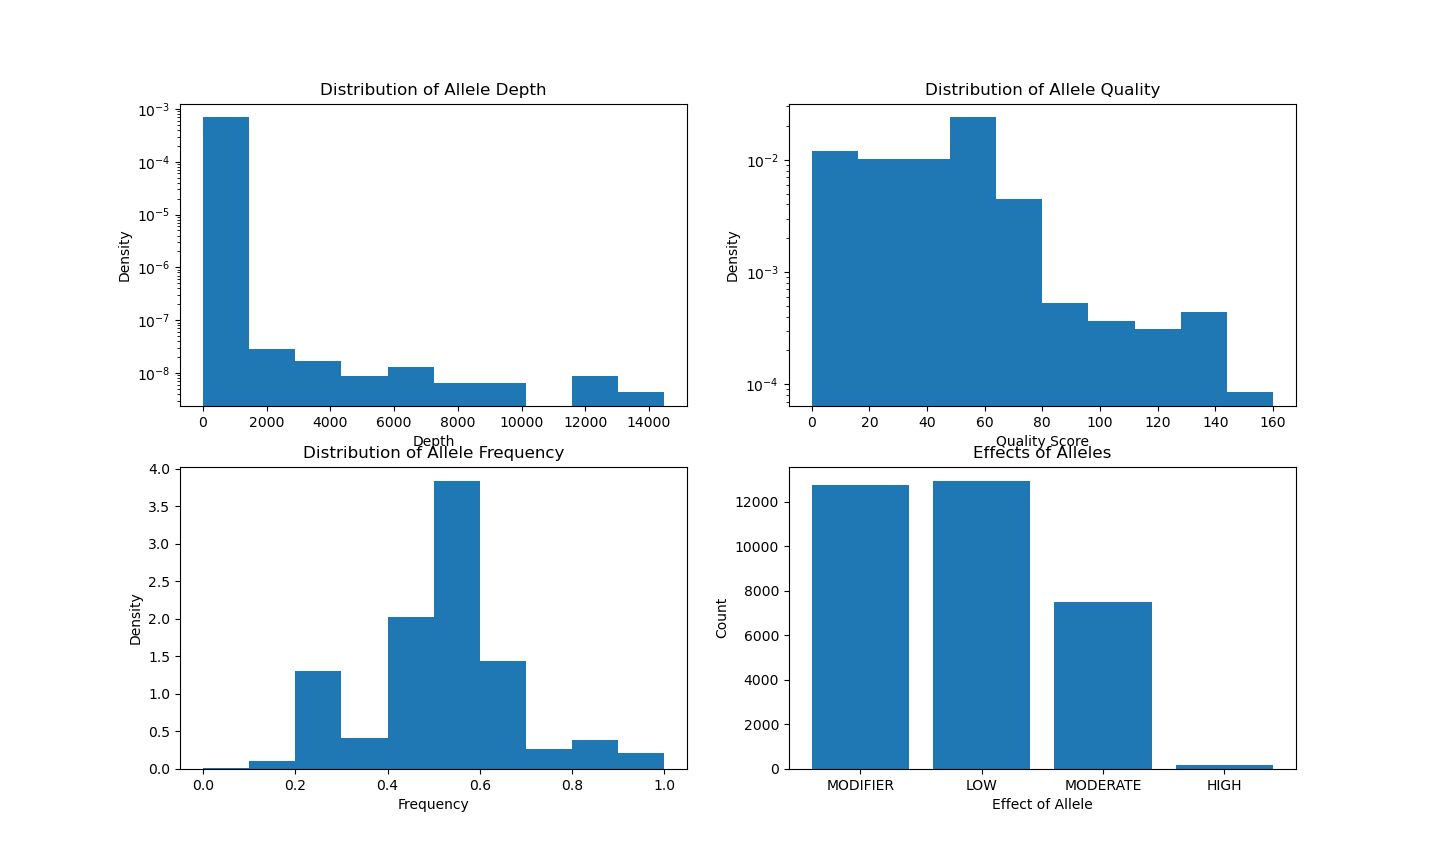

Here is the Python script that generated this plot:
#!/usr/env/python3

import matplotlib.pyplot as plt
import math
import vcfParser

vcf = vcfParser.parse_vcf("yeast_ann.vcf")
depth=[]
qual=[]
freq=[]
eff=[]
for each in vcf[1:]:
    for thing in each[9:]:
        depth.append(thing[4])
        qual.append(thing[1])
    freq.append(each[7]['AF'])
    eff_dic=each[7]['ANN']
    effs=eff_dic.split('|')
    eff.append(effs[2])

eff_dic = {}
for each in eff:
    if each in eff_dic.keys():
        eff_dic[each] += 1
    else:
        eff_dic[each] = 1
    
depth = [int(d) for d in depth if d != '.']
qual = [float(d) for d in qual if d != '.']
freq = [float(d) for d in freq if d != '.']

fig, axs = plt.subplots(2,2)

axs[0,0].hist(depth, density=True)
axs[0,0].set_title("Distribution of Allele Depth")
axs[0,0].set_xlabel("Depth")
axs[0,0].set_ylabel("Density")
axs[0,0].set_yscale("log")
axs[0,1].hist(qual, density=True)
axs[0,1].set_title("Distribution of Allele Quality")
axs[0,1].set_xlabel("Quality Score")
axs[0,1].set_ylabel("Density")
axs[0,1].set_yscale("log")
axs[1,0].hist(freq, density=True)
axs[1,0].set_title("Distribution of Allele Frequency")
axs[1,0].set_xlabel("Frequency")
axs[1,0].set_ylabel("Density")
axs[1,1].bar(eff_dic.keys(), eff_dic.values())
axs[1,1].set_title("Effects of Alleles")
axs[1,1].set_xlabel("Effect of Allele")
axs[1,1].set_ylabel("Count")
plt.show()
